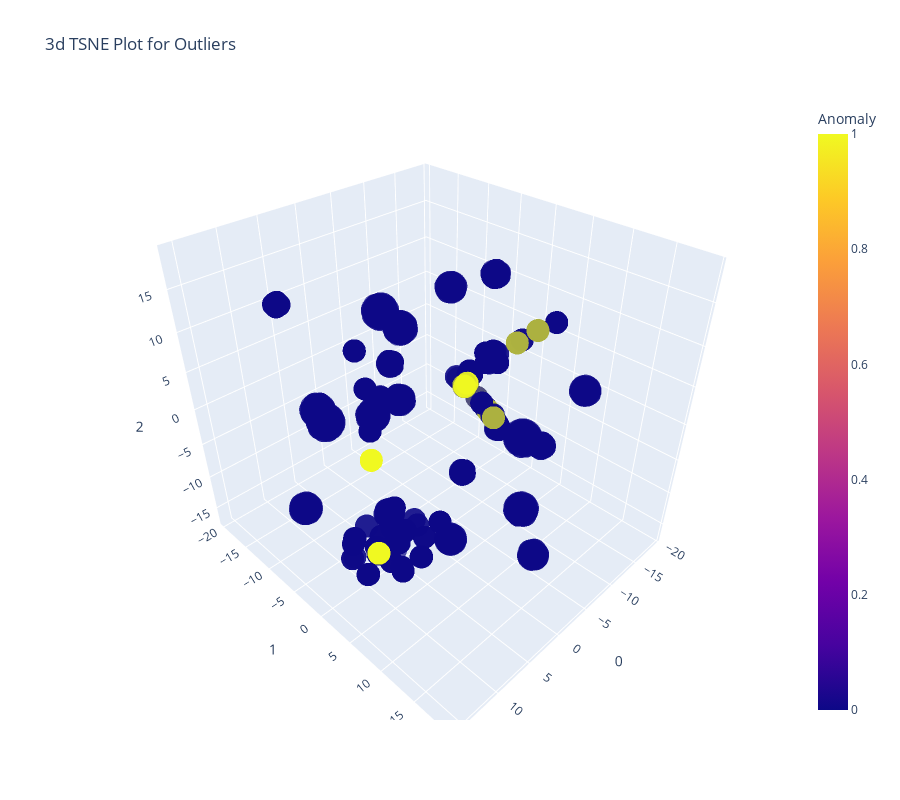

Source (notebook cell):
### Code cell
plot_model(iforest)

### Figure 1 — Plotly figure (JSON) as saved in the notebook; plotly's stock layout.template omitted (floating-point values rounded to 4 significant figures; data arrays with more than 128 entries replaced by an {"elided": "..."} marker saying what was removed)
{"data": [{"customdata": {"elided": "1440x1 str values"}, "hovertemplate": "0=%{x}<br>1=%{y}<br>2=%{z}<br>Feature=%{customdata[0]}<br>Anomaly=%{marker.color}<extra></extra>", "legendgroup": "", "marker": {"color": {"elided": "1440 int values"}, "coloraxis": "coloraxis", "opacity": 0.7, "symbol": "circle"}, "mode": "markers", "name": "", "scene": "scene", "showlegend": false, "type": "scatter3d", "x": {"elided": "1440 float values"}, "y": {"elided": "1440 float values"}, "z": {"elided": "1440 float values"}}], "layout": {"coloraxis": {"colorbar": {"title": {"text": "Anomaly"}}, "colorscale": [[0, "#0d0887"], [0.1111, "#46039f"], [0.2222, "#7201a8"], [0.3333, "#9c179e"], [0.4444, "#bd3786"], [0.5556, "#d8576b"], [0.6667, "#ed7953"], [0.7778, "#fb9f3a"], [0.8889, "#fdca26"], [1, "#f0f921"]]}, "height": 800, "legend": {"tracegroupgap": 0}, "scene": {"domain": {"x": [0, 1], "y": [0, 1]}, "xaxis": {"title": {"text": "0"}}, "yaxis": {"title": {"text": "1"}}, "zaxis": {"title": {"text": "2"}}}, "title": {"text": "3d TSNE Plot for Outliers"}, "width": 900}}
